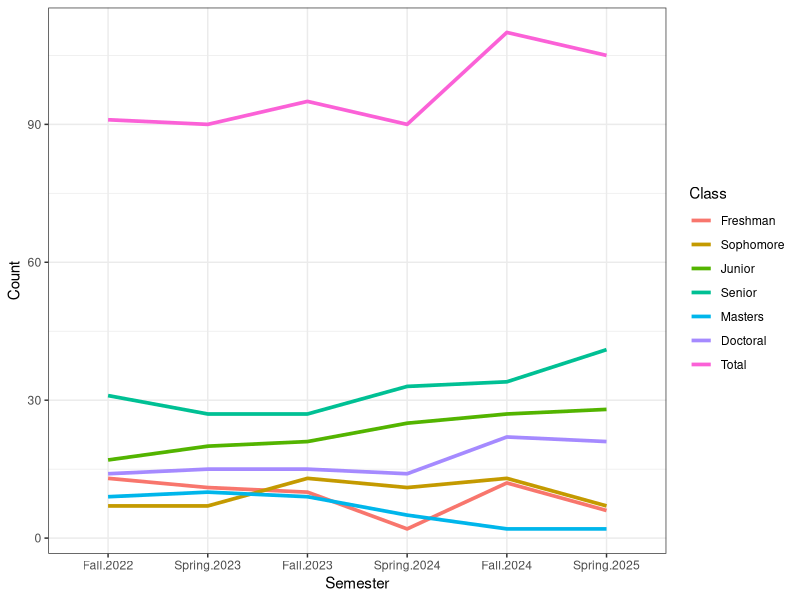
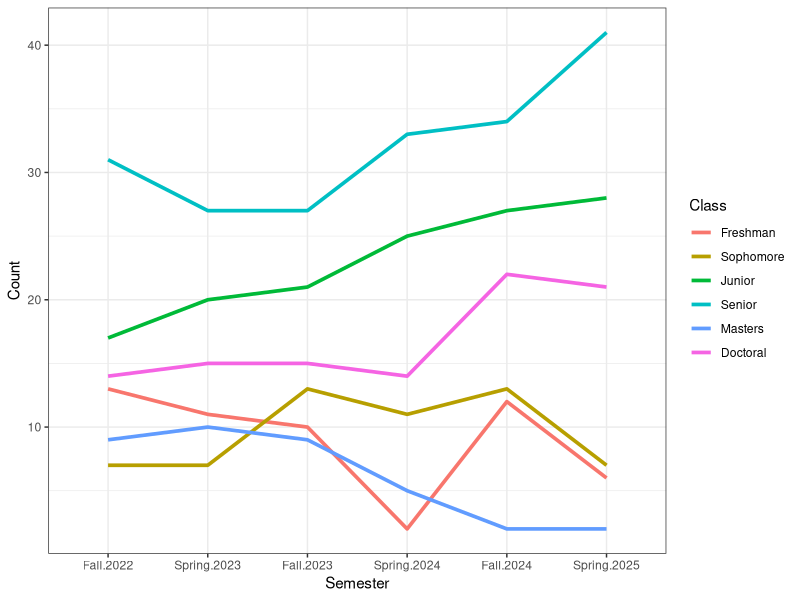
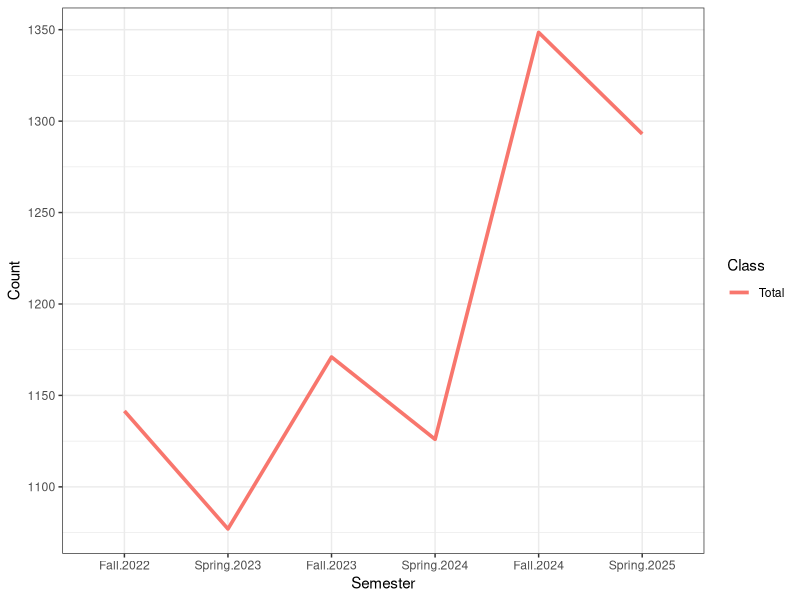
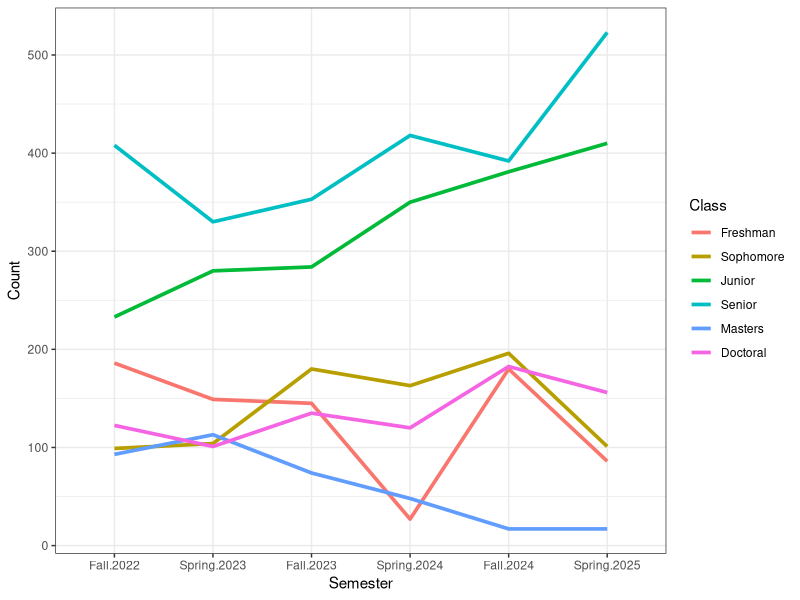
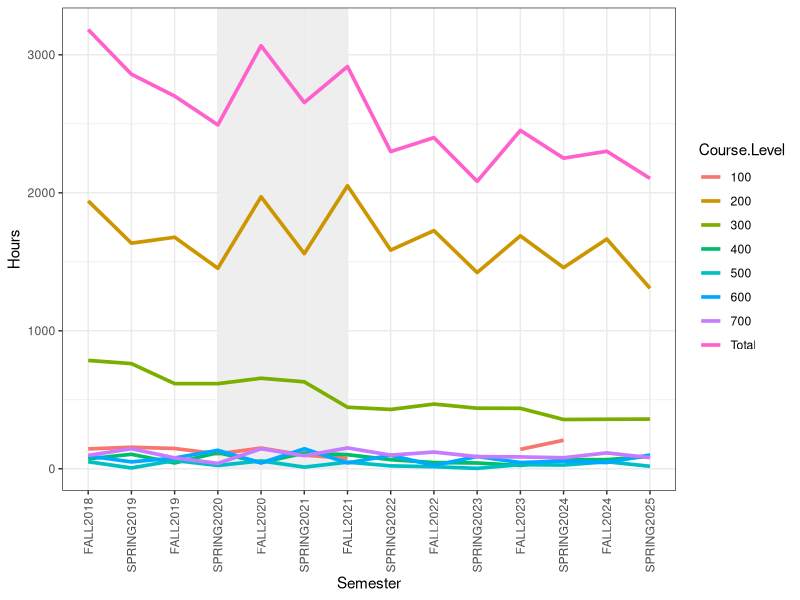
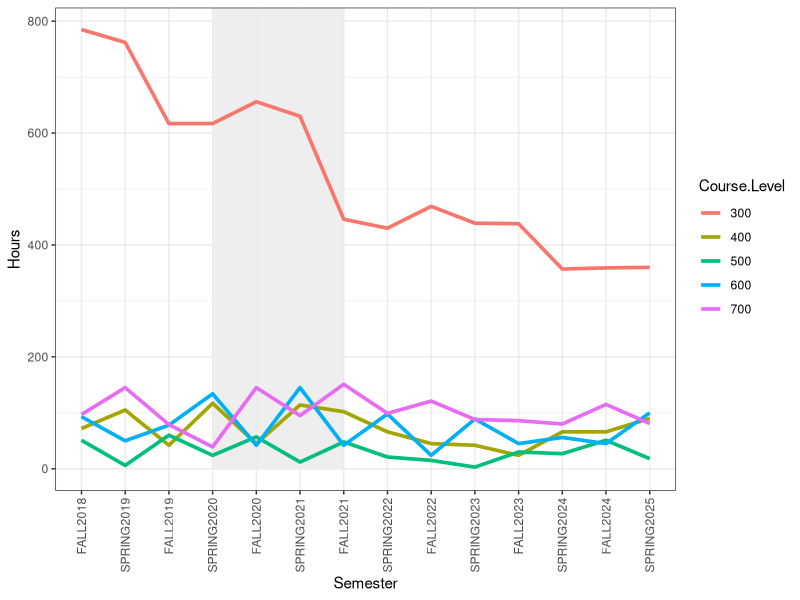
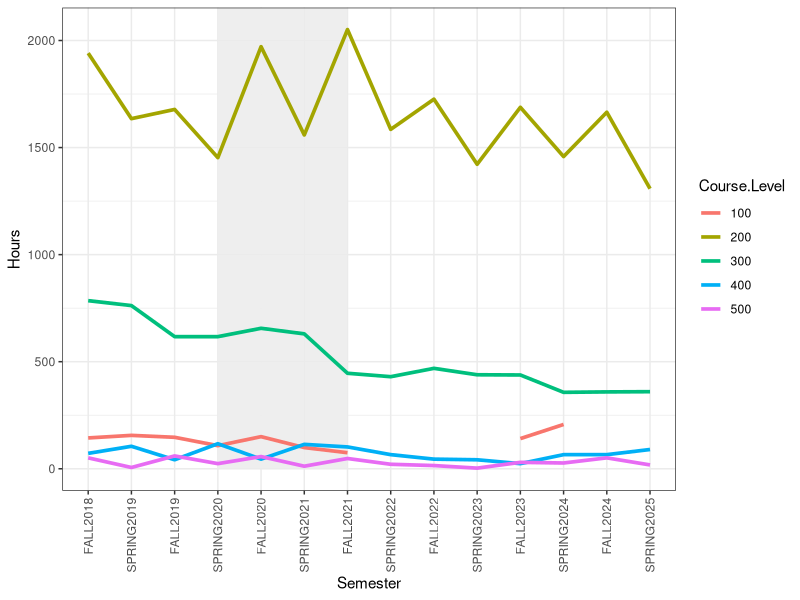

Source code (R) for these figures, in order:
#Enrollment

rm(list=ls())

library(tidyverse)

fall <- read.csv(file="./Data/Sheet 4.csv", header = TRUE, as.is = TRUE)
spring <- read.csv(file="./Data/Totals Table.csv", header = TRUE, as.is = TRUE)

sch <- read.csv(file="./Data/SCH.csv", header = TRUE, as.is = TRUE)

order.1 <- c("Fall.2022", "Spring.2023", "Fall.2023", "Spring.2024", "Fall.2024", "Spring.2025")
order.2 <- c("Freshman", "Sophomore", "Junior", "Senior", "Masters", "Doctoral", "Total")
order.3 <- c("FALL2018", "SPRING2019", "FALL2019", "SPRING2020", "FALL2020", "SPRING2021", 
             "FALL2021", "SPRING2022", "FALL2022", "SPRING2023", "FALL2023", "SPRING2024",
             "FALL2024", "SPRING2025")
order.4 <- c("100", "200", "300", "400", "500", "600", "700", "Total")

core <- fall %>%
  left_join(., spring, by=c("Class", "Cat")) %>%
  mutate(Class = case_when(str_split_i(Class, " ", 1) == "Graduate" ~ (str_split_i(Class, " ", 2)),
                           str_split_i(Class, " ", 1) == "Grand" ~ (str_split_i(Class, " ", 2)),
                           TRUE ~ str_split_i(Class, " ", 1)),
         Class = factor(Class, levels = order.2),
         Measure = case_when(Cat == "Number Enrolled" ~ "Enrolled",
                             Cat == "Enrolled Credit Hours" ~ "Hours",
                             TRUE ~ ""),
         Measure = as.factor(Measure))%>%
  select(-Cat) %>%
  pivot_longer(cols = -c(Class, Measure), names_to = "semester", values_to = "Count") %>%
  mutate(Count = as.numeric(gsub(",", "", Count)))%>%
  arrange(Measure, match(semester, order.1))

core.sch <- sch %>%
  pivot_longer(cols = -Semester, names_to = "Course.Level", values_to = "Hours")%>%
  mutate(Course.Level = gsub("Level.", "", Course.Level),
         Semester = factor(Semester, levels = order.3)) %>%
  arrange(match(Semester, order.3))

##Plots#####



plot.1 <- core %>%
  filter(Measure == "Enrolled") %>%
  mutate(Semester = factor(semester, levels = order.1)) %>%
  ggplot() + 
    geom_line(aes(x = Semester, y = Count, group = Class, colour = Class), linewidth = 1.25) +
    theme_bw()

plot.2 <- core %>%
  filter(Measure == "Enrolled") %>%
  filter(Class != "Total") %>%
  mutate(Semester = factor(semester, levels = order.1)) %>%
  ggplot() + 
  geom_line(aes(x = Semester, y = Count, group = Class, colour = Class), linewidth = 1.25) +
  theme_bw()
  
plot.3 <- core %>%
  filter(Measure == "Hours") %>%
  filter(Class == "Total") %>%
  mutate(Semester = factor(semester, levels = order.1)) %>%
  ggplot() + 
  geom_line(aes(x = Semester, y = Count, group = Class, colour = Class), linewidth = 1.25) +
  theme_bw()

plot.4 <- core %>%
  filter(Measure == "Hours") %>%
  filter(Class != "Total") %>%
  mutate(Semester = factor(semester, levels = order.1)) %>%
  ggplot() + 
  geom_line(aes(x = Semester, y = Count, group = Class, colour = Class), linewidth = 1.25) +
  theme_bw()

plot.5 <- core.sch %>%
  ggplot() +
  geom_rect(aes(xmin=4, xmax=7, ymin=0, ymax=Inf),fill = "gray92", alpha = 0.15) +
  geom_line(aes(x = Semester, y = Hours, group = Course.Level, colour = Course.Level), linewidth = 1.25) +
  theme_bw() +
  theme(axis.text.x = element_text(angle = 90, vjust = 0.5, hjust=1)) 

plot.6 <- core.sch %>%
  filter(Course.Level != "Total",
         Course.Level != "200",
         Course.Level != "100") %>%
  ggplot() +
  geom_rect(aes(xmin=4, xmax=7, ymin=0, ymax=Inf),fill = "gray92", alpha = 0.15) +
  geom_line(aes(x = Semester, y = Hours, group = Course.Level, colour = Course.Level), linewidth = 1.25) +
  theme_bw() +
  theme(axis.text.x = element_text(angle = 90, vjust = 0.5, hjust=1)) 

plot.7 <- core.sch %>%
  filter(Course.Level != "Total",
         #Course.Level != "200",
         Course.Level != "600",
         Course.Level != "700") %>%
  ggplot() +
  geom_rect(aes(xmin=4, xmax=7, ymin=0, ymax=Inf),fill = "gray92", alpha = 0.15) +
  geom_line(aes(x = Semester, y = Hours, group = Course.Level, colour = Course.Level), linewidth = 1.25) +
  theme_bw() +
  theme(axis.text.x = element_text(angle = 90, vjust = 0.5, hjust=1)) 

